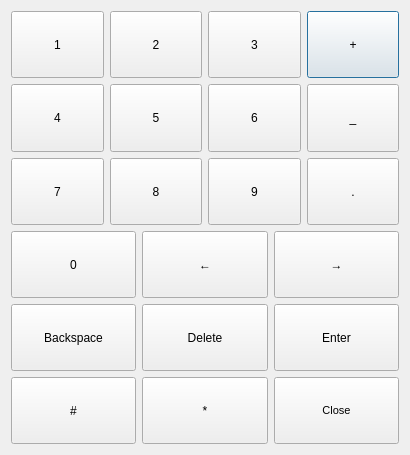
<?xml version="1.0" encoding="UTF-8"?>
<ui version="4.0">
 <class>MyInputPanelForm</class>
 <widget class="QDialog" name="MyInputPanelForm">
  <property name="windowModality">
   <enum>Qt::NonModal</enum>
  </property>
  <property name="geometry">
   <rect>
    <x>0</x>
    <y>0</y>
    <width>410</width>
    <height>455</height>
   </rect>
  </property>
  <property name="windowTitle">
   <string>DetectionInfoInput</string>
  </property>
  <layout class="QGridLayout" name="gridLayout_3">
   <item row="0" column="0">
    <layout class="QVBoxLayout" name="verticalLayout">
     <item>
      <layout class="QGridLayout" name="gridLayout">
       <item row="0" column="1">
        <widget class="QPushButton" name="panelButton_2">
         <property name="sizePolicy">
          <sizepolicy hsizetype="Minimum" vsizetype="Minimum">
           <horstretch>0</horstretch>
           <verstretch>0</verstretch>
          </sizepolicy>
         </property>
         <property name="minimumSize">
          <size>
           <width>45</width>
           <height>40</height>
          </size>
         </property>
         <property name="focusPolicy">
          <enum>Qt::NoFocus</enum>
         </property>
         <property name="text">
          <string>2</string>
         </property>
         <property name="buttonValue" stdset="0">
          <char>
           <unicode>50</unicode>
          </char>
         </property>
        </widget>
       </item>
       <item row="2" column="0">
        <widget class="QPushButton" name="panelButton_7">
         <property name="sizePolicy">
          <sizepolicy hsizetype="Minimum" vsizetype="Minimum">
           <horstretch>0</horstretch>
           <verstretch>0</verstretch>
          </sizepolicy>
         </property>
         <property name="minimumSize">
          <size>
           <width>45</width>
           <height>40</height>
          </size>
         </property>
         <property name="focusPolicy">
          <enum>Qt::NoFocus</enum>
         </property>
         <property name="text">
          <string>7</string>
         </property>
         <property name="buttonValue" stdset="0">
          <char>
           <unicode>55</unicode>
          </char>
         </property>
        </widget>
       </item>
       <item row="1" column="1">
        <widget class="QPushButton" name="panelButton_5">
         <property name="sizePolicy">
          <sizepolicy hsizetype="Minimum" vsizetype="Minimum">
           <horstretch>0</horstretch>
           <verstretch>0</verstretch>
          </sizepolicy>
         </property>
         <property name="minimumSize">
          <size>
           <width>45</width>
           <height>40</height>
          </size>
         </property>
         <property name="focusPolicy">
          <enum>Qt::NoFocus</enum>
         </property>
         <property name="text">
          <string>5</string>
         </property>
         <property name="buttonValue" stdset="0">
          <char>
           <unicode>53</unicode>
          </char>
         </property>
        </widget>
       </item>
       <item row="1" column="2">
        <widget class="QPushButton" name="panelButton_6">
         <property name="sizePolicy">
          <sizepolicy hsizetype="Minimum" vsizetype="Minimum">
           <horstretch>0</horstretch>
           <verstretch>0</verstretch>
          </sizepolicy>
         </property>
         <property name="minimumSize">
          <size>
           <width>45</width>
           <height>40</height>
          </size>
         </property>
         <property name="focusPolicy">
          <enum>Qt::NoFocus</enum>
         </property>
         <property name="text">
          <string>6</string>
         </property>
         <property name="buttonValue" stdset="0">
          <char>
           <unicode>54</unicode>
          </char>
         </property>
        </widget>
       </item>
       <item row="2" column="2">
        <widget class="QPushButton" name="panelButton_9">
         <property name="sizePolicy">
          <sizepolicy hsizetype="Minimum" vsizetype="Minimum">
           <horstretch>0</horstretch>
           <verstretch>0</verstretch>
          </sizepolicy>
         </property>
         <property name="minimumSize">
          <size>
           <width>45</width>
           <height>40</height>
          </size>
         </property>
         <property name="focusPolicy">
          <enum>Qt::NoFocus</enum>
         </property>
         <property name="text">
          <string>9</string>
         </property>
         <property name="buttonValue" stdset="0">
          <char>
           <unicode>57</unicode>
          </char>
         </property>
        </widget>
       </item>
       <item row="0" column="2">
        <widget class="QPushButton" name="panelButton_3">
         <property name="sizePolicy">
          <sizepolicy hsizetype="Minimum" vsizetype="Minimum">
           <horstretch>0</horstretch>
           <verstretch>0</verstretch>
          </sizepolicy>
         </property>
         <property name="minimumSize">
          <size>
           <width>45</width>
           <height>40</height>
          </size>
         </property>
         <property name="focusPolicy">
          <enum>Qt::NoFocus</enum>
         </property>
         <property name="text">
          <string>3</string>
         </property>
         <property name="buttonValue" stdset="0">
          <char>
           <unicode>51</unicode>
          </char>
         </property>
        </widget>
       </item>
       <item row="0" column="0">
        <widget class="QPushButton" name="panelButton_1">
         <property name="sizePolicy">
          <sizepolicy hsizetype="Minimum" vsizetype="Minimum">
           <horstretch>0</horstretch>
           <verstretch>0</verstretch>
          </sizepolicy>
         </property>
         <property name="minimumSize">
          <size>
           <width>45</width>
           <height>40</height>
          </size>
         </property>
         <property name="focusPolicy">
          <enum>Qt::NoFocus</enum>
         </property>
         <property name="text">
          <string>1</string>
         </property>
         <property name="buttonValue" stdset="0">
          <char>
           <unicode>49</unicode>
          </char>
         </property>
        </widget>
       </item>
       <item row="1" column="0">
        <widget class="QPushButton" name="panelButton_4">
         <property name="sizePolicy">
          <sizepolicy hsizetype="Minimum" vsizetype="Minimum">
           <horstretch>0</horstretch>
           <verstretch>0</verstretch>
          </sizepolicy>
         </property>
         <property name="minimumSize">
          <size>
           <width>45</width>
           <height>40</height>
          </size>
         </property>
         <property name="focusPolicy">
          <enum>Qt::NoFocus</enum>
         </property>
         <property name="text">
          <string>4</string>
         </property>
         <property name="buttonValue" stdset="0">
          <char>
           <unicode>52</unicode>
          </char>
         </property>
        </widget>
       </item>
       <item row="2" column="1">
        <widget class="QPushButton" name="panelButton_8">
         <property name="sizePolicy">
          <sizepolicy hsizetype="Minimum" vsizetype="Minimum">
           <horstretch>0</horstretch>
           <verstretch>0</verstretch>
          </sizepolicy>
         </property>
         <property name="minimumSize">
          <size>
           <width>45</width>
           <height>40</height>
          </size>
         </property>
         <property name="focusPolicy">
          <enum>Qt::NoFocus</enum>
         </property>
         <property name="text">
          <string>8</string>
         </property>
         <property name="buttonValue" stdset="0">
          <char>
           <unicode>56</unicode>
          </char>
         </property>
        </widget>
       </item>
       <item row="0" column="3">
        <widget class="QPushButton" name="pushButton">
         <property name="sizePolicy">
          <sizepolicy hsizetype="Minimum" vsizetype="Minimum">
           <horstretch>0</horstretch>
           <verstretch>0</verstretch>
          </sizepolicy>
         </property>
         <property name="text">
          <string>+</string>
         </property>
        </widget>
       </item>
       <item row="1" column="3">
        <widget class="QPushButton" name="pushButton_2">
         <property name="sizePolicy">
          <sizepolicy hsizetype="Minimum" vsizetype="Minimum">
           <horstretch>0</horstretch>
           <verstretch>0</verstretch>
          </sizepolicy>
         </property>
         <property name="text">
          <string>_</string>
         </property>
        </widget>
       </item>
       <item row="2" column="3">
        <widget class="QPushButton" name="pushButton_3">
         <property name="sizePolicy">
          <sizepolicy hsizetype="Minimum" vsizetype="Minimum">
           <horstretch>0</horstretch>
           <verstretch>0</verstretch>
          </sizepolicy>
         </property>
         <property name="text">
          <string>.</string>
         </property>
        </widget>
       </item>
      </layout>
     </item>
     <item>
      <layout class="QGridLayout" name="gridLayout_2">
       <item row="0" column="0">
        <widget class="QPushButton" name="panelButton_0">
         <property name="sizePolicy">
          <sizepolicy hsizetype="Minimum" vsizetype="Minimum">
           <horstretch>0</horstretch>
           <verstretch>0</verstretch>
          </sizepolicy>
         </property>
         <property name="minimumSize">
          <size>
           <width>45</width>
           <height>40</height>
          </size>
         </property>
         <property name="focusPolicy">
          <enum>Qt::NoFocus</enum>
         </property>
         <property name="text">
          <string>0</string>
         </property>
         <property name="buttonValue" stdset="0">
          <char>
           <unicode>48</unicode>
          </char>
         </property>
        </widget>
       </item>
       <item row="0" column="1">
        <widget class="QPushButton" name="pushButton_7">
         <property name="sizePolicy">
          <sizepolicy hsizetype="Minimum" vsizetype="Minimum">
           <horstretch>0</horstretch>
           <verstretch>0</verstretch>
          </sizepolicy>
         </property>
         <property name="text">
          <string>←</string>
         </property>
        </widget>
       </item>
       <item row="0" column="2">
        <widget class="QPushButton" name="pushButton_8">
         <property name="sizePolicy">
          <sizepolicy hsizetype="Minimum" vsizetype="Minimum">
           <horstretch>0</horstretch>
           <verstretch>0</verstretch>
          </sizepolicy>
         </property>
         <property name="text">
          <string>→</string>
         </property>
        </widget>
       </item>
       <item row="1" column="0">
        <widget class="QPushButton" name="pushButton_6">
         <property name="sizePolicy">
          <sizepolicy hsizetype="Minimum" vsizetype="Minimum">
           <horstretch>0</horstretch>
           <verstretch>0</verstretch>
          </sizepolicy>
         </property>
         <property name="text">
          <string>Backspace</string>
         </property>
        </widget>
       </item>
       <item row="1" column="1">
        <widget class="QPushButton" name="pushButton_4">
         <property name="sizePolicy">
          <sizepolicy hsizetype="Minimum" vsizetype="Minimum">
           <horstretch>0</horstretch>
           <verstretch>0</verstretch>
          </sizepolicy>
         </property>
         <property name="text">
          <string>Delete</string>
         </property>
        </widget>
       </item>
       <item row="1" column="2">
        <widget class="QPushButton" name="pushButton_5">
         <property name="sizePolicy">
          <sizepolicy hsizetype="Minimum" vsizetype="Minimum">
           <horstretch>0</horstretch>
           <verstretch>0</verstretch>
          </sizepolicy>
         </property>
         <property name="text">
          <string>Enter</string>
         </property>
        </widget>
       </item>
       <item row="2" column="0">
        <widget class="QPushButton" name="panelButton_hash">
         <property name="sizePolicy">
          <sizepolicy hsizetype="Minimum" vsizetype="Minimum">
           <horstretch>0</horstretch>
           <verstretch>0</verstretch>
          </sizepolicy>
         </property>
         <property name="minimumSize">
          <size>
           <width>45</width>
           <height>40</height>
          </size>
         </property>
         <property name="focusPolicy">
          <enum>Qt::NoFocus</enum>
         </property>
         <property name="text">
          <string>#</string>
         </property>
         <property name="buttonValue" stdset="0">
          <char>
           <unicode>35</unicode>
          </char>
         </property>
        </widget>
       </item>
       <item row="2" column="1">
        <widget class="QPushButton" name="panelButton_star">
         <property name="sizePolicy">
          <sizepolicy hsizetype="Minimum" vsizetype="Minimum">
           <horstretch>0</horstretch>
           <verstretch>0</verstretch>
          </sizepolicy>
         </property>
         <property name="minimumSize">
          <size>
           <width>45</width>
           <height>40</height>
          </size>
         </property>
         <property name="focusPolicy">
          <enum>Qt::NoFocus</enum>
         </property>
         <property name="text">
          <string>*</string>
         </property>
         <property name="buttonValue" stdset="0">
          <char>
           <unicode>42</unicode>
          </char>
         </property>
        </widget>
       </item>
       <item row="2" column="2">
        <widget class="QPushButton" name="closeButton">
         <property name="sizePolicy">
          <sizepolicy hsizetype="Minimum" vsizetype="Minimum">
           <horstretch>0</horstretch>
           <verstretch>0</verstretch>
          </sizepolicy>
         </property>
         <property name="font">
          <font>
           <pointsize>8</pointsize>
          </font>
         </property>
         <property name="focusPolicy">
          <enum>Qt::NoFocus</enum>
         </property>
         <property name="text">
          <string>Close</string>
         </property>
        </widget>
       </item>
      </layout>
     </item>
    </layout>
   </item>
  </layout>
 </widget>
 <resources/>
 <connections/>
</ui>
